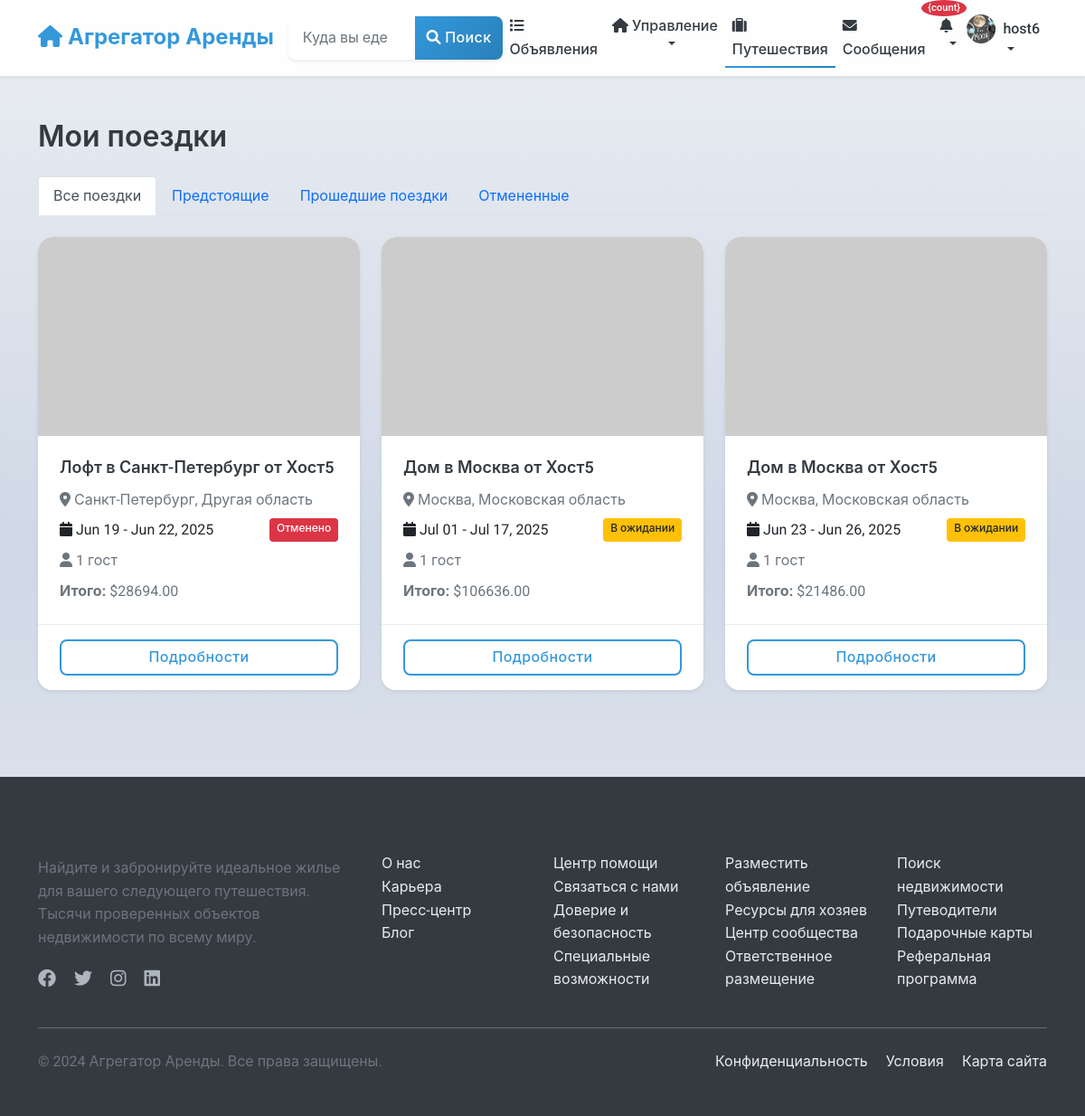
Page /listings/my-bookings/ (signed in) on the earlier database version.
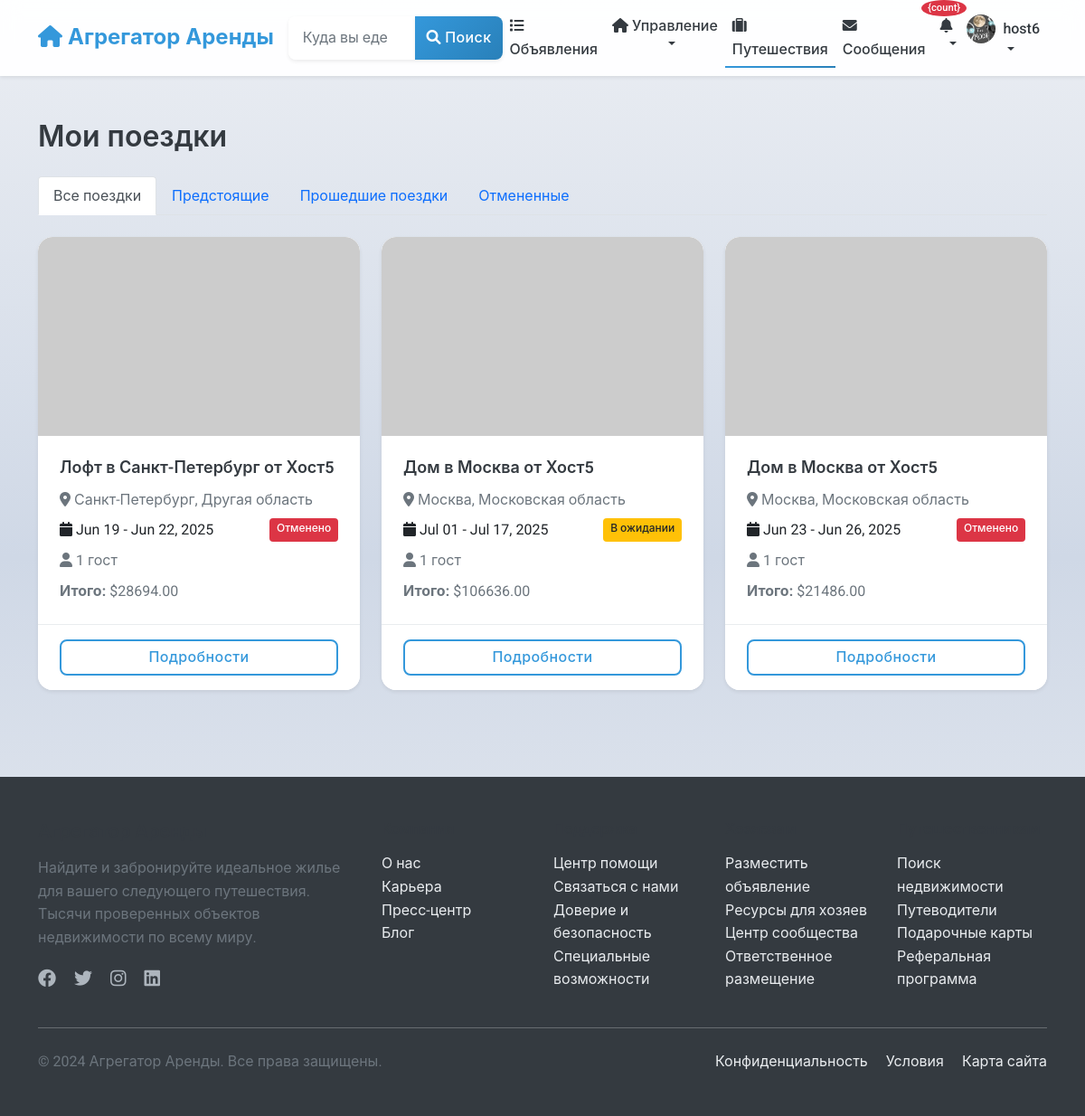
Same page on the later database version.
### users/models.py (models this page shows, shortened)
class User(AbstractUser):
    phone_number = models.CharField(_("Phone number"), max_length=20, blank=True)
    profile_picture = models.ImageField(_("Profile picture"), upload_to='profile_pictures/', blank=True, null=True)
    bio = models.TextField(_("Bio"), blank=True)
    is_phone_verified = models.BooleanField(_("Phone verified"), default=False)
    is_id_verified = models.BooleanField(_("ID verified"), default=False)
    is_host = models.BooleanField(_("Is host"), default=False)
    is_guest = models.BooleanField(_("Is guest"), default=True)
    ROLE_CHOICES = [
        ('user', _('Regular User')),
        ('host', _('Host')),
        ('moderator', _('Moderator')),
        ('admin', _('Administrator')),
    ]
    role = models.CharField(_("Role"), max_length=20, choices=ROLE_CHOICES, default='user')
    email_notifications = models.BooleanField(_("Email notifications"), default=True)
    sms_notifications = models.BooleanField(_("SMS notifications"), default=False)
    date_joined = models.DateTimeField(_("Date joined"), auto_now_add=True)
    last_updated = models.DateTimeField(_("Last updated"), auto_now=True)
    class Meta:
        verbose_name = _("User")
        verbose_name_plural = _("Users")

### listings/models.py (models this page shows, shortened)
class Booking(models.Model):
    STATUS_CHOICES = [
        ('pending', _('Pending')),
        ('confirmed', _('Confirmed')),
        ('canceled', _('Canceled')),
        ('completed', _('Completed')),
    ]
    start_date = models.DateField(_("Check-in date"))
    end_date = models.DateField(_("Check-out date"))
    guests = models.PositiveSmallIntegerField(_("Number of guests"))
    status = models.CharField(_("Status"), max_length=20, choices=STATUS_CHOICES, default='pending')
    base_price = models.DecimalField(_("Base price"), max_digits=10, decimal_places=2)
    cleaning_fee = models.DecimalField(_("Cleaning fee"), max_digits=10, decimal_places=2)
    service_fee = models.DecimalField(_("Service fee"), max_digits=10, decimal_places=2)
    total_price = models.DecimalField(_("Total price"), max_digits=10, decimal_places=2)
    special_requests = models.TextField(_("Special requests"), blank=True)
    listing = models.ForeignKey(
        Listing,
        on_delete=models.CASCADE,
        related_name='bookings'
    )
    guest = models.ForeignKey(
        settings.AUTH_USER_MODEL,
        on_delete=models.CASCADE,
        related_name='bookings'
    )
    booking_reference = models.UUIDField(_("Booking reference"), default=uuid.uuid4, editable=False, unique=True)
    created_at = models.DateTimeField(_("Created at"), auto_now_add=True)
    updated_at = models.DateTimeField(_("Updated at"), auto_now=True)
    class Meta:
        verbose_name = _("Booking")
        verbose_name_plural = _("Bookings")
        ordering = ['-created_at']

class Listing(models.Model):
    title = models.CharField(_("Title"), max_length=100)
    description = models.TextField(_("Description"))
    address = models.CharField(_("Address"), max_length=255)
    city = models.CharField(_("City"), max_length=100)
    state = models.CharField(_("State/Province"), max_length=100)
    country = models.CharField(_("Country"), max_length=100)
    zip_code = models.CharField(_("ZIP/Postal Code"), max_length=20)
    latitude = models.DecimalField(_("Latitude"), max_digits=10, decimal_places=7, null=True, blank=True)
    longitude = models.DecimalField(_("Longitude"), max_digits=10, decimal_places=7, null=True, blank=True)
    price_per_night = models.DecimalField(_("Price per night"), max_digits=10, decimal_places=2)
    cleaning_fee = models.DecimalField(_("Cleaning fee"), max_digits=10, decimal_places=2, default=0)
    service_fee = models.DecimalField(_("Service fee"), max_digits=10, decimal_places=2, default=0)
    bedrooms = models.PositiveSmallIntegerField(_("Bedrooms"))
    bathrooms = models.DecimalField(_("Bathrooms"), max_digits=3, decimal_places=1)
    accommodates = models.PositiveSmallIntegerField(_("Accommodates"))
    property_type = models.CharField(_("Property type"), max_length=50)
    image_urls = models.JSONField(_("Image URLs"), default=list, null=True, blank=True)
    verification_video = models.FileField(
        _("Verification Video"),
        upload_to='verification_videos/',
        null=True,
        blank=True,
        help_text=_("Video proof of property compliance (max 250MB, for moderation only)")
    )
    amenities = models.JSONField(_("Amenities"), default=list)
    house_rules = models.TextField(_("House rules"), blank=True)
    check_in_time = models.TimeField(_("Check-in time"), null=True, blank=True)
    check_out_time = models.TimeField(_("Check-out time"), null=True, blank=True)
    minimum_nights = models.PositiveSmallIntegerField(_("Minimum nights"), default=1)
    maximum_nights = models.PositiveSmallIntegerField(_("Maximum nights"), default=30)
    is_active = models.BooleanField(_("Is active"), default=True)
    is_approved = models.BooleanField(_("Is approved"), default=False)
    host = models.ForeignKey(
        settings.AUTH_USER_MODEL,
        on_delete=models.CASCADE,
        related_name='listings'
    )
    created_at = models.DateTimeField(_("Created at"), auto_now_add=True)
    updated_at = models.DateTimeField(_("Updated at"), auto_now=True)
    class Meta:
        verbose_name = _("Listing")
        verbose_name_plural = _("Listings")
        ordering = ['-created_at', '-id']
        ordering = ['-created_at']
    @property
    def main_image_url(self):
        main_image = self.images.filter(is_main=True).first()
        if main_image:
            return main_image.image.url
        first_image = self.images.first()
        if first_image:
            return first_image.image.url
        if self.image_urls and len(self.image_urls) > 0:
            return self.image_urls[0]
        return "https://via.placeholder.com/800x600.png?text=No+Image+Available"

### listings/views.py (the view)
# urls.py: path('my-bookings/', views.user_bookings, name='user_bookings'),
@login_required
def user_bookings(request):
    bookings = Booking.objects.filter(guest=request.user).select_related('listing')
    status = request.GET.get('status')
    if status and status in [choice[0] for choice in Booking.STATUS_CHOICES]:
        bookings = bookings.filter(status=status)
    if request.GET.get('tab_content'):
        return render(request, 'listings/partials/user_bookings_content.html', {
            'bookings': bookings,
            'status_choices': Booking.STATUS_CHOICES,
            'current_status': status
        })
    return render(request, 'listings/user_bookings.html', {
        'bookings': bookings,
        'status_choices': Booking.STATUS_CHOICES,
        'current_status': status
    })

### listings/templates/listings/user_bookings.html (shortened to what this page needs)
{% extends 'base.html' %}
{% load static %}
{% block content %}
<div class="container py-4">
    <div class="row">
        <div class="col-12">
            <h2 class="mb-4">Мои поездки</h2>
            <ul class="nav nav-tabs mb-4">
                <li class="nav-item">
                    <a class="nav-link {% if not current_status %}active{% endif %}" href="{% url 'listings:user_bookings' %}">
                        Все поездки
                    </a>
                </li>
                <li class="nav-item">
                    <a class="nav-link {% if current_status == 'upcoming' %}active{% endif %}" href="{% url 'listings:user_bookings' %}?status=upcoming">
                        Предстоящие
                    </a>
                </li>
                <li class="nav-item">
                    <a class="nav-link {% if current_status == 'completed' %}active{% endif %}" href="{% url 'listings:user_bookings' %}?status=completed">
                        Прошедшие поездки
                    </a>
                </li>
                <li class="nav-item">
                    <a class="nav-link {% if current_status == 'canceled' %}active{% endif %}" href="{% url 'listings:user_bookings' %}?status=canceled">
                        Отмененные
                    </a>
                </li>
            </ul>
            {% if bookings %}
                <div class="row row-cols-1 row-cols-md-2 row-cols-lg-3 g-4">
                    {% for booking in bookings %}
                    <div class="col">
                        <div class="card h-100 shadow-sm">
                            <img src="{{ booking.listing.main_image_url }}" class="card-img-top" alt="{{ booking.listing.title }}">
                            <div class="card-body">
                                <h5 class="card-title">{{ booking.listing.title }}</h5>
                                <p class="card-text text-muted mb-2">
                                    <i class="fas fa-map-marker-alt"></i> {{ booking.listing.city }}, {{ booking.listing.state }}
                                </p>
                                <div class="d-flex justify-content-between mb-2">
                                    <span>
                                        <i class="fas fa-calendar"></i> {{ booking.start_date|date:"M d" }} - {{ booking.end_date|date:"M d, Y" }}
                                    </span>
                                    <span class="badge {% if booking.status == 'confirmed' %}bg-success{% elif booking.status == 'pending' %}bg-warning text-dark{% elif booking.status == 'canceled' %}bg-danger{% elif booking.status == 'completed' %}bg-secondary{% endif %}">
                                        {% if booking.status == 'confirmed' %}Подтверждено
                                        {% elif booking.status == 'pending' %}В ожидании
                                        {% elif booking.status == 'canceled' %}Отменено
                                        {% elif booking.status == 'completed' %}Завершено
                                        {% endif %}
                                    </span>
                                </div>
                                <p class="card-text mb-2">
                                    <i class="fas fa-user"></i> {{ booking.guests }} гост{{ booking.guests|pluralize:"ь,я,ей" }}
                                </p>
                                <p class="card-text">
                                    <strong>Итого:</strong> ${{ booking.total_price }}
                                </p>
                            </div>
                            <div class="card-footer bg-white">
                                <div class="d-grid">
                                    <a href="{% url 'listings:booking_detail' reference=booking.booking_reference %}" class="btn btn-outline-primary">
                                        Подробности
                                    </a>
                                </div>
                            </div>
                        </div>
                    </div>
                    {% endfor %}
                </div>
            {% endif %}
        </div>
    </div>
</div>
{% endblock %}

### templates/includes/navbar.html (shortened to what this page needs)
<nav class="navbar navbar-expand-lg navbar-light bg-white shadow-sm">
    <div class="container">
        <a class="navbar-brand" href="{% url 'listings:listing_list' %}">
            <i class="fas fa-home"></i> Агрегатор Аренды
        </a>
        <div class="collapse navbar-collapse" id="navbarSupportedContent">
            <form class="d-flex mx-auto my-2 my-lg-0" action="{% url 'listings:listing_list' %}" method="get">
                <div class="input-group">
                    <input class="form-control" type="search" name="location" placeholder="Куда вы едете?"
                           aria-label="Search" value="{{ request.GET.location|default:'' }}">
                    <button class="btn btn-primary" type="submit">
                        <i class="fas fa-search"></i> Поиск
                    </button>
                </div>
            </form>
            <ul class="navbar-nav ms-auto mb-2 mb-lg-0">
                <li class="nav-item">
                    <a class="nav-link {% if request.resolver_match.url_name == 'listing_list' %}active{% endif %}"
                       href="{% url 'listings:listing_list' %}">
                        <i class="fas fa-list"></i> Объявления
                    </a>
                </li>
                {% if user.is_authenticated %}
                    {% if user.is_host %}
                    <li class="nav-item dropdown">
                        <a class="nav-link dropdown-toggle" href="#" id="hostDropdown" role="button"
                           data-bs-toggle="dropdown" aria-expanded="false">
                            <i class="fas fa-home"></i> Управление
                        </a>
                    </li>
                    {% else %}
                    <li class="nav-item">
                        <a class="nav-link" href="{% url 'listings:listing_create' %}">
                            <i class="fas fa-plus"></i> Подать объявление
                        </a>
                    </li>
                    {% endif %}
                    <li class="nav-item">
                        <a class="nav-link {% if request.resolver_match.url_name == 'user_bookings' %}active{% endif %}"
                           href="{% url 'listings:user_bookings' %}">
                            <i class="fas fa-suitcase"></i> Путешествия
                        </a>
                    </li>
                    <li class="nav-item">
                        <a class="nav-link position-relative {% if 'chat' in request.path %}active{% endif %}"
                           href="{% url 'chat:conversation_list' %}">
                            <i class="fas fa-envelope"></i> Сообщения
                        </a>
                    </li>
                    <li class="nav-item dropdown">
                        <a class="nav-link dropdown-toggle position-relative" href="#" id="notificationDropdown"
                           role="button" data-bs-toggle="dropdown" aria-expanded="false"
                           onclick="loadNotifications()"
                           data-bs-auto-close="outside">
                            <i class="fas fa-bell"></i>
                            <span class="position-absolute"
                                  id="notification-badge-container"
                                  style="top: -8px; right: -8px; z-index: 1000;"
                                  hx-get="{% url 'notifications:get_unread_count' %}"
                                  hx-trigger="load, every 30s"
                                  hx-swap="innerHTML">
                                {% load notify_tags %}
                                {% notification_count as count %}
                                {% if count > 0 %}
                                <span class="badge bg-danger" id="notification-badge" style="font-size: 0.7rem; min-width: 18px; height: 18px; border-radius: 50%; display: flex; align-items: center; justify-content: center;">{count}</span>
                                {% endif %}
                            </span>
                        </a>
                    </li>
                    <li class="nav-item dropdown">
                        <a class="nav-link dropdown-toggle d-flex align-items-center" href="#" id="userDropdown" role="button"
                           data-bs-toggle="dropdown" aria-expanded="false">
                            {% if user.profile_picture %}
                                <img src="{{ user.profile_picture.url }}" alt="{{ user.username }}" class="rounded-circle me-2" width="32" height="32" style="object-fit: cover;">
                            {% else %}
                                <i class="fas fa-user-circle fa-lg me-2"></i>
                            {% endif %}
                            {{ user.username }}
                        </a>
                    </li>
                {% endif %}
            </ul>
        </div>
    </div>
</nav>

Differences in the rows shown:
changed Booking "Jun 23": status "В ожидании" → "Отменено"
